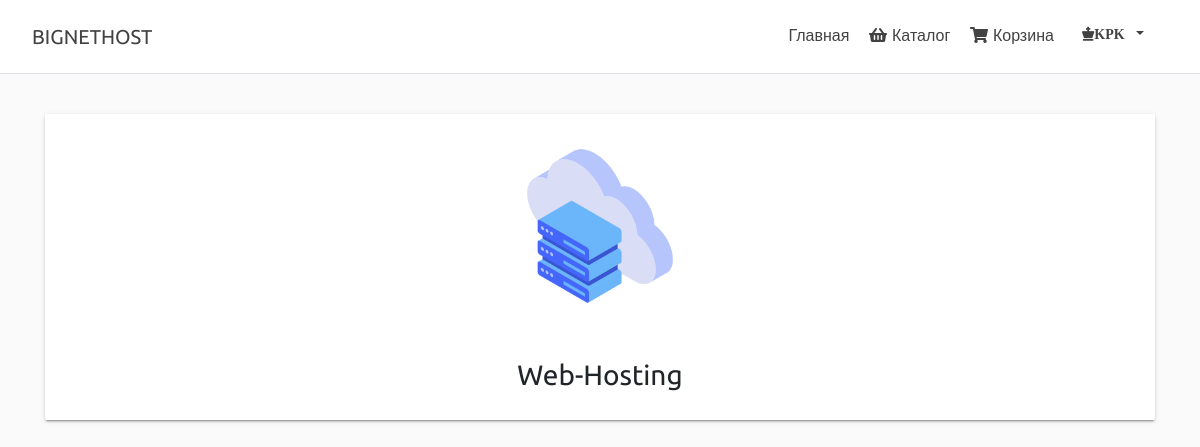
/catalog/ (signed in), run on the app's committed database.
### mainapp/models.py (models this page shows)
class Category(models.Model):
    name = models.CharField('Название категории', max_length=128)
    image = models.ImageField('Картинка', upload_to='img', height_field=None, width_field=None, max_length=100,
                              null=True)
    def __str__(self):
        return self.name
    class Meta:
        verbose_name = 'Категорию'
        verbose_name_plural = 'Категории'

### mainapp/views.py (the view)
# urls.py: path('catalog/', mainapp.catalog, name='catalog'),
def catalog(request):
    categories = Category.objects.all()
    context = {
        'page_title': 'каталог',
        'categories': categories
    }
    return render(request, 'mainapp/catalog.html', context)

### mainapp/templates/mainapp/catalog.html (shortened to what this page needs)
{% extends 'mainapp/base.html' %}
{% load static %}
{% block content %}
    <div class="container">
        <br>
        {% for item in categories %}
            <div class="card-deck">
                <div class="card">
                    <img class="card-img-top" src="{{ item.image.url }}" alt="Card image cap">
                    <div class="card-body text-center">
                        <h3>
                            <a href="{% url 'main:catalog_page' item.pk %}" class="card-title text-center">
                                {{ item }}
                            </a>
                        </h3>
                    </div>
                </div>
            </div>
            <br>
        {% endfor %}
    </div>
{% endblock %}

### mainapp/templates/mainapp/base.html (shortened to what this page needs)
{% load static %}
<!DOCTYPE html>
<html lang="ru">
<head>
    <link rel="stylesheet" href="{% static 'css/bootstrap-material-design.min.css' %}">
    <link rel="stylesheet" href="https://use.fontawesome.com/releases/v5.15.1/css/all.css"
>
    <link rel="stylesheet" href="{% static 'css/main.css' %}">
</head>
<body>
<div class="d-flex flex-column flex-md-row align-items-center p-3 px-md-4 mb-3 bg-white border-bottom box-shadow">
    <h5 class="my-0 mr-md-auto font-weight-normal"><a class="p-2 text-dark" href="/">BIGNETHOST</a></h5>
    <nav class="my-2 my-md-0 mr-md-3">
        <a class="p-2 text-dark" href="{% url 'main:index' %}">Главная</a>
        <a class="p-2 text-dark" href="{% url 'main:catalog' %}"><i class="fas fa-shopping-basket"></i>Каталог</a>
        <a class="p-2 text-dark" href="{% url 'basket' %}"><i class="fas fa-shopping-cart"></i>Корзина</a>
        {% if user.is_authenticated %}
            <button class="btn btn-secondary dropdown-toggle text-dark" type="button" id="dropdownMenuButton"
                    data-toggle="dropdown" aria-haspopup="true" aria-expanded="false">
                {% if user.is_superuser %}
                    <i class="fa fa-chess-king">{{ user.username }}</i>
                {% else %}
                    <i class="fa fa-user">{{ user.username }}</i>
                {% endif %}
            </button>
        {% else %}
            <a class="p-2 text-dark" href="{% url 'auth:login' %}"><i class="fas fa-sign-in-alt"></i>Войти</a>
            <a class="p-2 text-dark" href="{% url 'auth:register' %}"><i
                    class="fas fa-user-check"></i>Регистрация</a>
        {% endif %}
    </nav>
</div>
{% block content %}
{% endblock %}
<br>
</body>
</html>

### static/css/main.css (style rules this page uses)
* { font-family: 'Ubuntu', sans-serif; }
i { padding-right: 5px; }
.card { margin-left: 3%; }
.card-img-top { width: 10rem; align-self: center; }
img { margin: 2rem; display: flex; flex-flow: column wrap; justify-content: flex-start; align-items: flex-start; }

### mainapp/templates/mainapp/catalog.html (style rules this page uses)
a, a:hover { text-decoration: #212529; color: #212529; }

### data on the page
Category: image (picture), name "Web-Hosting"

### other printed values
{{ user.username }} "KPK"
